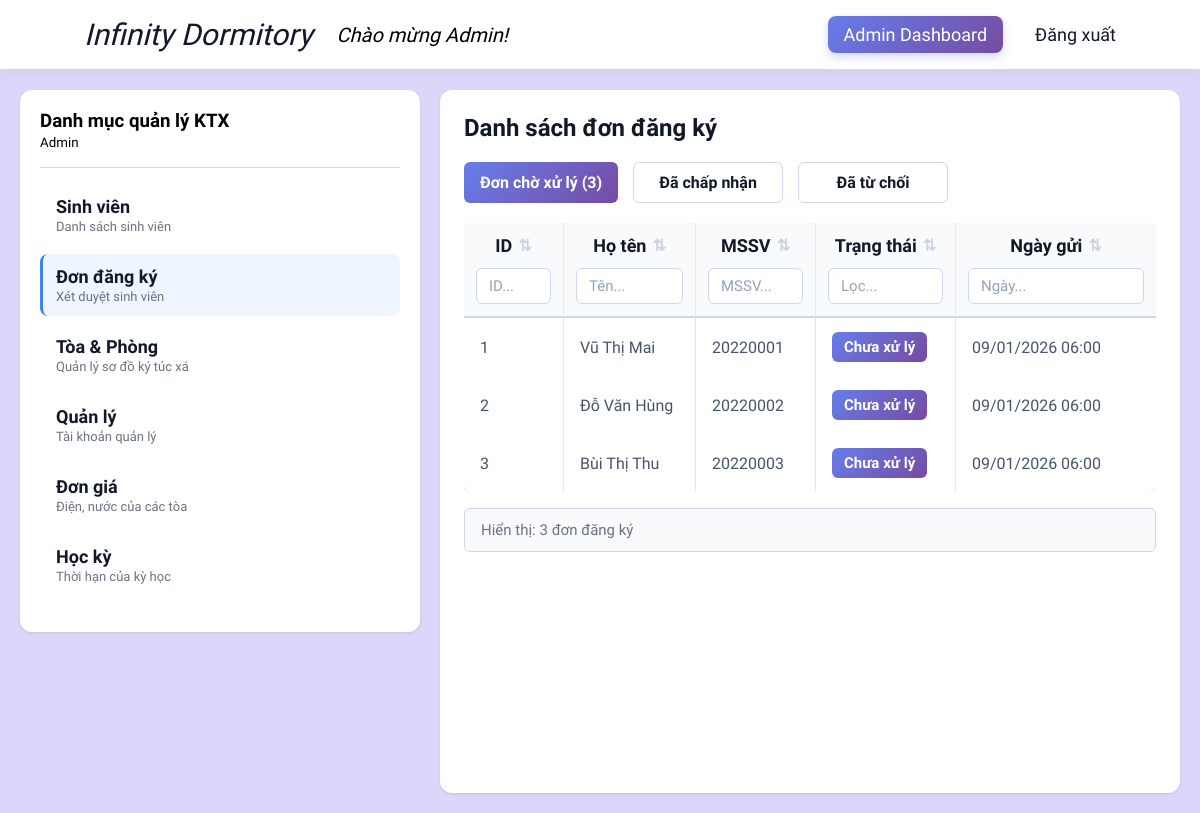
/admin/dashboard.php?tab=application (signed in), run on the app's committed database.
### tables this page shows
CREATE TABLE REGIFORM
(
    REG_ID INT AUTO_INCREMENT PRIMARY KEY,
    REG_NAME VARCHAR(100) NOT NULL,
    REG_STD_ID VARCHAR(20) NOT NULL,
    REG_PHONE VARCHAR(20) NOT NULL,
    REG_EMAIL VARCHAR(100) NOT NULL,
    REG_STATUS ENUM('Chưa xử lý', 'Đã chấp nhận', 'Đã từ chối') NOT NULL DEFAULT 'Chưa xử lý',
    CREATED_AT DATETIME NOT NULL DEFAULT CURRENT_TIMESTAMP
);

### admin/views/applications.php (the view, shortened to what this page needs)
<?php
  require_once __DIR__ . '/../../database_connection.php';
  $applications = [];
  $appError = null;
  $status_classes = [
      'Chưa xử lý' => 'chua-xu-ly',
      'Đã chấp nhận' => 'da-chap-nhan',
      'Đã từ chối' => 'da-tu-choi'
  ];
  try {
      if ($conn) {
          mysqli_set_charset($conn, "utf8mb4");
          $sql = "SELECT * FROM REGIFORM ORDER BY
                  CASE REG_STATUS WHEN 'Chưa xử lý' THEN 1 WHEN 'Đã từ chối' THEN 2 WHEN 'Đã chấp nhận' THEN 3 ELSE 4 END,
                  CREATED_AT DESC";
          $result = mysqli_query($conn, $sql);
          while ($row = mysqli_fetch_assoc($result)) { $applications[] = $row; }
      }
  } catch (Exception $e) { $appError = $e->getMessage(); }
  ?>
<h2>Danh sách đơn đăng ký</h2>
<div class="view-toggles" style="display:flex; margin: 20px 0; gap: 15px;">
  <button class="btn btn-pro toggle-view active" data-status="chua-xu-ly" onclick="ApplicationAdmin.switchView('chua-xu-ly', this)">
  Đơn chờ xử lý (<?= count(array_filter($applications, fn($a) => $a['REG_STATUS'] === 'Chưa xử lý')) ?>)
  </button>
  <button class="btn btn-secondary toggle-view" data-status="da-chap-nhan" onclick="ApplicationAdmin.switchView('da-chap-nhan', this)">
  Đã chấp nhận
  </button>
  <button class="btn btn-secondary toggle-view" data-status="da-tu-choi" onclick="ApplicationAdmin.switchView('da-tu-choi', this)">
  Đã từ chối
  </button>
</div>
<?php if ($appError): ?>
<div class="alert alert-error">Lỗi: <?= htmlspecialchars($appError) ?></div>
<?php else: ?>
<div class="student-table-wrapper">
  <table class="table student-table" id="applicationTable">
    <thead>
      <tr>
        <th style="width:100px">
          <div class="th-content" data-col="0"><span>ID</span><span class="sort-icon">⇅</span></div>
          <input class="col-search" data-col="0" placeholder="ID...">
        </th>
        <th>
          <div class="th-content" data-col="1"><span>Họ tên</span><span class="sort-icon">⇅</span></div>
          <input class="col-search" data-col="1" placeholder="Tên...">
        </th>
        <th style="width:120px">
          <div class="th-content" data-col="2"><span>MSSV</span><span class="sort-icon">⇅</span></div>
          <input class="col-search" data-col="2" placeholder="MSSV...">
        </th>
        <th style="width:140px">
          <div class="th-content" data-col="5"><span>Trạng thái</span><span class="sort-icon">⇅</span></div>
          <input class="col-search" data-col="5" placeholder="Lọc...">
        </th>
        <th style="width:200px">
          <div class="th-content" data-col="6"><span>Ngày gửi</span><span class="sort-icon">⇅</span></div>
          <input class="col-search" data-col="6" placeholder="Ngày...">
        </th>
      </tr>
    </thead>
    <tbody>
      <?php foreach ($applications as $a): ?>
      <tr class="app-row status-<?= $status_classes[$a['REG_STATUS']] ?? 'unknown' ?>"
        data-id="<?= $a['REG_ID'] ?>" style="cursor:pointer;">
        <td><?= $a['REG_ID'] ?></td>
        <td><?= htmlspecialchars($a['REG_NAME']) ?></td>
        <td><?= htmlspecialchars($a['REG_STD_ID']) ?></td>
        <td>
          <span class="room-badge status-<?= $status_classes[$a['REG_STATUS']] ?? 'unknown' ?>">
          <?= $a['REG_STATUS'] ?>
          </span>
        </td>
        <td><?= date('d/m/Y H:i', strtotime($a['CREATED_AT'])) ?></td>
      </tr>
      <?php endforeach; ?>
    </tbody>
  </table>
</div>
<div class="table-info">Tổng: <?= count($applications) ?> đơn đăng ký</div>
<?php endif; ?>

### css/public.css (style rules this page uses)
:root { --cl: linear-gradient(135deg, #667eea 0%, #764ba2 100%); --hov: linear-gradient(135deg,rgba(77, 102, 214, 1) 0%, rgba(100, 52, 148, 1) 100%); --purple: #764ba2; --primary: #3b82f6; --primary-dark: #2563eb; --danger: #ef4444; --danger-dark: #991100; --success: #10b981; --bg-gray: #f7f9fc; --border: #ced8ea; --text: #111827; --text-muted: #6b7280; }
* { box-sizing: border-box; margin: 0; padding: 0; }
body { font-family: 'Google Sans', sans-serif; }
input { font-family: 'Google Sans'; }
.content-area h2 { font-weight: 700; margin-bottom: 20px; color: var(--text); }
.btn { font-family: 'Google Sans'; padding: 10px 16px; border: none; border-radius: 6px; font-size: 16px; font-weight: 600; cursor: pointer; transition: all 0.2s; color: white; background: var(--cl); }
.btn-pro { color: white; background: var(--cl); }
.btn-secondary { background: white; color: var(--text); border: 1px solid var(--border); }
table { width: 100%; border-collapse: collapse; background: white; border-radius: 8px; box-shadow: 0 1px 3px rgba(0, 0, 0, 0.1); }
table th { background: #f9fafb; padding: 12px; text-align: left; font-weight: 600; font-size: 14px; color: var(--text); border-bottom: 2px solid var(--border); }

### admin/css/admin.css (style rules this page uses)
.student-table-wrapper { max-height: 70vh; overflow-y: auto; position: relative; }
.student-table thead th { position: sticky; top: 0; z-index: 100; background-color: #f8fafc; border-bottom: 2px solid var(--border); }
.student-table { border-collapse: separate; border-spacing: 0; }
.student-table th, .student-table td { border-right: 1px solid #e5e7eb; }
.student-table th:last-child, .student-table td:last-child { border-right: none; }
.student-table th { background: #f8fafc; padding: 0; border-bottom: 2px solid var(--border); vertical-align: top; }
.student-table th .th-content { display: flex; align-items: center; justify-content: center; padding: 12px 16px; cursor: pointer; user-select: none; transition: background 0.2s; font-weight: 600; font-size: 18px; color: var(--text); }
.student-table .sort-icon { color: #cbd5e1; font-size: 16px; margin-left: 6px; transition: color 0.2s; }
.student-table .col-search { width: calc(100% - 24px); margin: 0 12px 12px; padding: 8px 12px; border: 1px solid var(--border); border-radius: 6px; font-size: 15px; transition: all 0.2s; }
.student-table .col-search::placeholder { color: #94a3b8; }
.student-table tbody tr { border-bottom: 1px solid #f1f5f9; transition: background 0.15s; }
.student-table tbody td { padding: 14px 16px; color: #475569; font-size: 16px; }
.room-badge { display: inline-block; padding: 6px 12px; background: linear-gradient(135deg, #667eea 0%, #764ba2 100%); color: white; border-radius: 6px; font-weight: 600; font-size: 15px; }
.table-info { margin-top: 16px; padding: 12px 16px; background: #f8fafc; border-radius: 6px; color: var(--text-muted); font-size: 15px; border: 1px solid var(--border); }

### admin/css/application.css (style rules this page uses)
#applicationTable .app-row { display: none; }
#applicationTable.view-chua-xu-ly tr.status-chua-xu-ly { display: table-row !important; }
.toggle-view { min-width: 150px; transition: all 0.2s; }
.toggle-view.active { background-color: #007bff; color: white !important; }

### data on the page
regiform: REG_ID "1", REG_NAME "Vũ Thị Mai", REG_STD_ID "20220001", REG_STATUS "Chưa xử lý", CREATED_AT "09/01/2026 06:00"
regiform: REG_ID "2", REG_NAME "Đỗ Văn Hùng", REG_STD_ID "20220002", REG_STATUS "Chưa xử lý", CREATED_AT "09/01/2026 06:00"
regiform: REG_ID "3", REG_NAME "Bùi Thị Thu", REG_STD_ID "20220003", REG_STATUS "Chưa xử lý", CREATED_AT "09/01/2026 06:00"

### other printed values
$_SESSION['name'] "Admin"
$item['title'] "Sinh viên"
$item['desc'] "Danh sách sinh viên"
$item['title'] "Đơn đăng ký"
$item['desc'] "Xét duyệt sinh viên"
$item['title'] "Tòa & Phòng"
$item['desc'] "Quản lý sơ đồ ký túc xá"
$item['title'] "Quản lý"
$item['desc'] "Tài khoản quản lý"
$item['title'] "Đơn giá"
$item['desc'] "Điện, nước của các tòa"
$item['title'] "Học kỳ"
$item['desc'] "Thời hạn của kỳ học"
